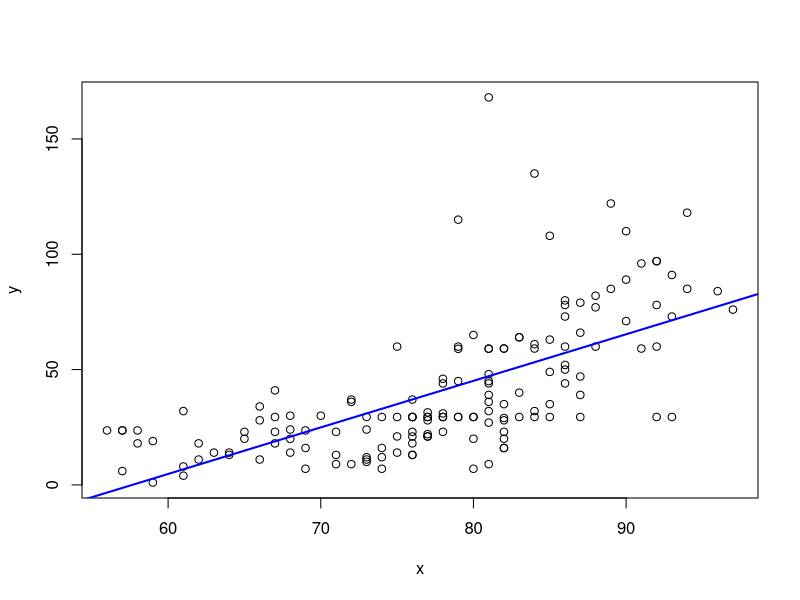
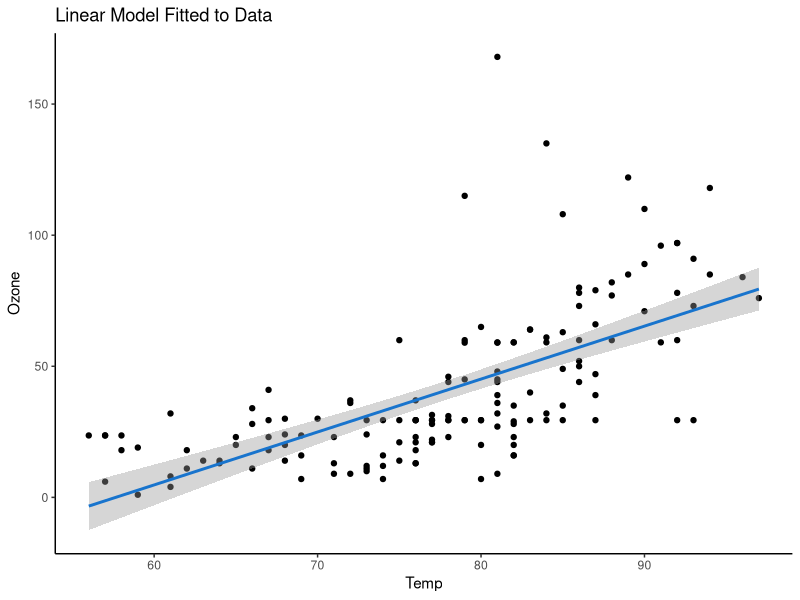
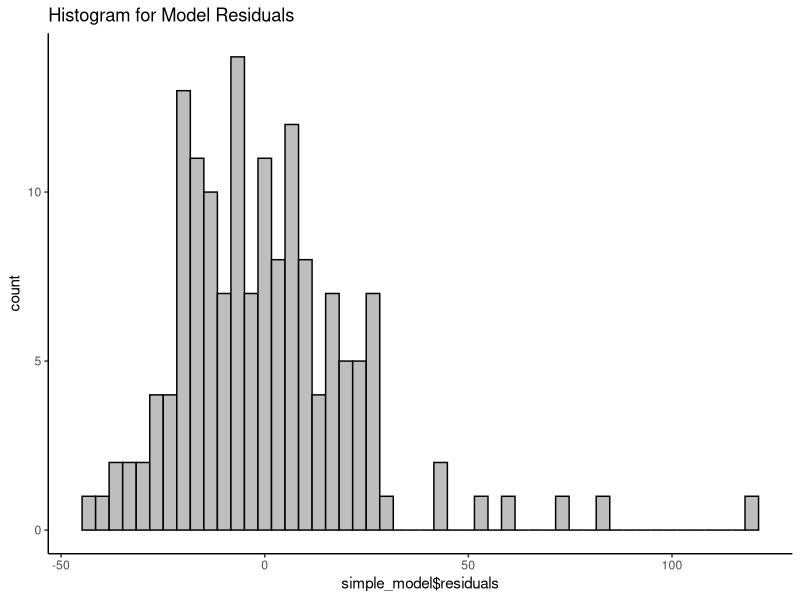

These charts were generated, in order, by the following R code:
## ---- chunk 1
data('airquality')
str(airquality)
## ---- chunk 2
head(airquality)
## ---- chunk 3
mapply(anyNA, airquality)
## ---- chunk 4
for (i in 1:nrow(airquality)){
  if(is.na(airquality[i,'Ozone'])){
    airquality[i,'Ozone'] = mean(airquality[
      which(airquality[, 'Month'] == airquality[i, 'Month']), 
            'Ozone'],na.rm = TRUE)
  }
  
  if(is.na(airquality[i,'Solar.R'])){
    airquality[i,'Solar.R'] = mean(airquality[
      which(airquality[, 'Month'] == airquality[i, 'Month']), 
            'Solar.R'],na.rm = TRUE)
  }
  
}
## ---- chunk 5
head(airquality)
## ---- chunk 6
# select predictor attribute
x =  airquality[, 'Temp']
                
# select target attribute
y = airquality[, 'Ozone'] 
## ---- chunk 7

simple_model  = lm(y~x)

# provides regression line coefficients, i.e., slope and y-intercept
simple_model
## ---- chunk 8

# scatter plot between x and y
plot(y~x)
# plot the regression line
abline(simple_model, col = 'blue', lwd = 2)
## ---- chunk 9
summary(simple_model)
## ---- chunk 10

library(ggplot2)

p = ggplot(data = airquality, aes(x, y)) + geom_point() +
stat_smooth(method = 'lm', col = 'dodgerblue3') +
theme(panel.background = element_rect(fill = 'white'),
axis.line.x=element_line(),
axis.line.y=element_line()) + ggtitle('Linear Model Fitted to Data')

p + labs(x = 'Temp', y = 'Ozone')
## ---- chunk 11
ggplot(data = airquality, aes(simple_model$residuals)) +
geom_histogram(bins = 50, color = 'black', fill = 'grey') +
theme(panel.background = element_rect(fill = 'white'),
axis.line.x=element_line(),
axis.line.y=element_line()) +
ggtitle('Histogram for Model Residuals')

## ---- chunk 12

# select predictor attribute
x =  data.matrix(airquality[, 2:6])
                
# select target attribute
y = airquality[, 'Ozone']
## ---- chunk 13
multi_model = lm(y~x, data = airquality)

summary(multi_model)
## ---- chunk 14

# split into train-test set
#library(caTools)
#x_train = subset(x, sample.split(airquality, SplitRatio = 0.7) == TRUE)
#y_train = subset(y, sample.split(airquality, SplitRatio = 0.7) == TRUE)

#x_test = subset(x, sample.split(airquality, SplitRatio = 0.7) == FALSE)
#y_test = subset(y, sample.split(airquality, SplitRatio = 0.7) == FALSE)
